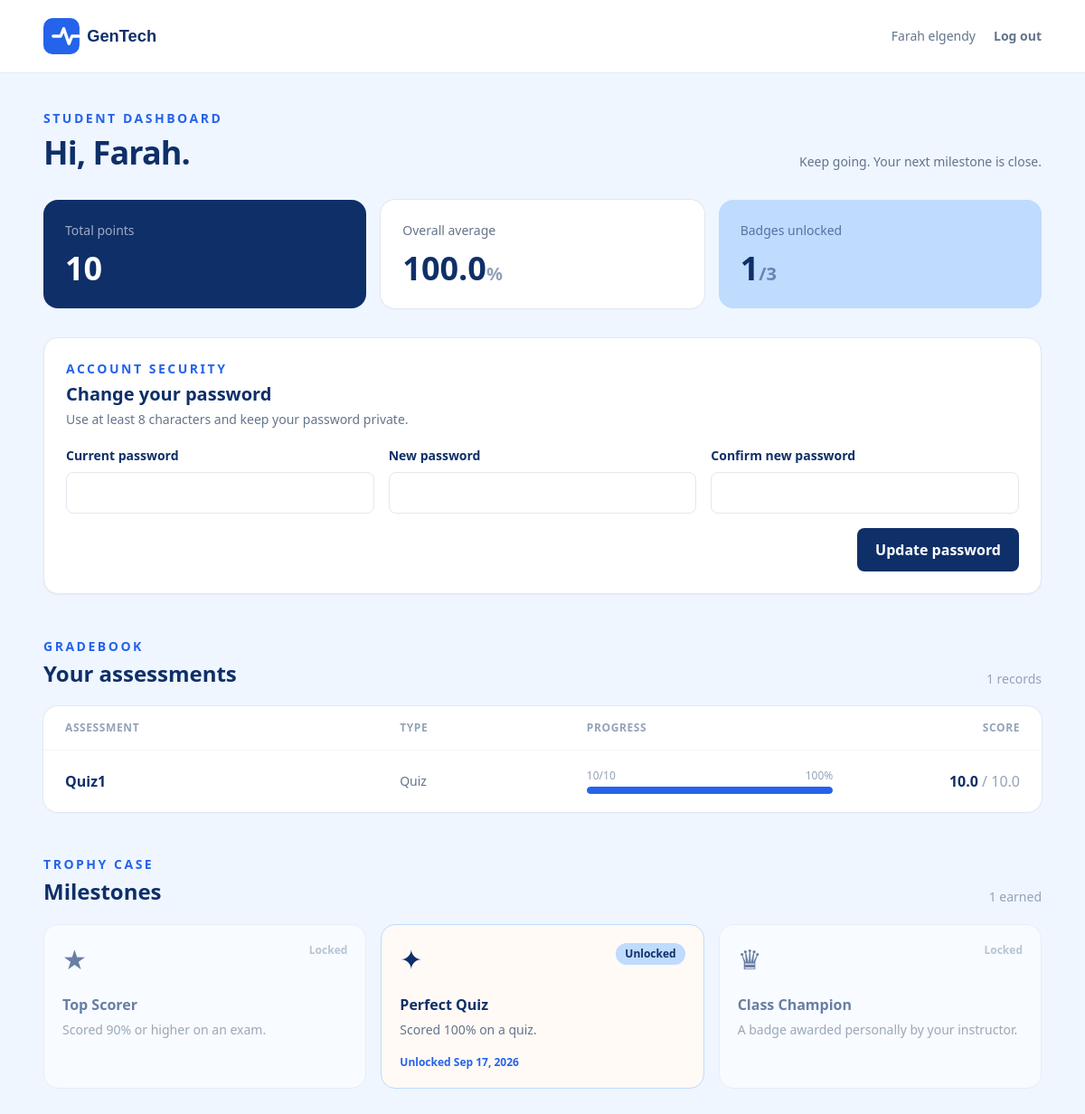
Page /dashboard (signed in) on the committed database.
### app.py (models this page shows, shortened)
class User(db.Model):
    id = db.Column(db.Integer, primary_key=True)
    student_id = db.Column(db.String(50), unique=True, nullable=False, index=True)
    name = db.Column(db.String(120), nullable=False)
    email = db.Column(db.String(160), unique=True, nullable=True)
    password_hash = db.Column(db.String(255), nullable=False)
    role = db.Column(db.String(20), nullable=False, default="student")
    grades = db.relationship("Grade", back_populates="student", cascade="all, delete-orphan")
    badges = db.relationship("StudentBadge", back_populates="student", cascade="all, delete-orphan")

class Grade(db.Model):
    id = db.Column(db.Integer, primary_key=True)
    student_id = db.Column(db.Integer, db.ForeignKey("user.id"), nullable=False)
    assessment_id = db.Column(db.Integer, db.ForeignKey("assessment.id"), nullable=False)
    score = db.Column(db.Float, nullable=False)
    student = db.relationship("User", back_populates="grades")
    assessment = db.relationship("Assessment", back_populates="grades")
    __table_args__ = (UniqueConstraint("student_id", "assessment_id", name="uq_student_assessment"),)

class Assessment(db.Model):
    id = db.Column(db.Integer, primary_key=True)
    title = db.Column(db.String(160), nullable=False)
    type = db.Column(db.String(20), nullable=False)
    max_score = db.Column(db.Float, nullable=False)
    grades = db.relationship("Grade", back_populates="assessment", cascade="all, delete-orphan")
    __table_args__ = (UniqueConstraint("title", "type", name="uq_assessment_title_type"),)

class Badge(db.Model):
    id = db.Column(db.Integer, primary_key=True)
    name = db.Column(db.String(100), unique=True, nullable=False)
    description = db.Column(db.String(255), nullable=False)
    icon_name = db.Column(db.String(20), nullable=False, default="award")
    criteria_type = db.Column(db.String(30), nullable=False, default="manual")
    awards = db.relationship("StudentBadge", back_populates="badge", cascade="all, delete-orphan")

class StudentBadge(db.Model):
    id = db.Column(db.Integer, primary_key=True)
    student_id = db.Column(db.Integer, db.ForeignKey("user.id"), nullable=False)
    badge_id = db.Column(db.Integer, db.ForeignKey("badge.id"), nullable=False)
    unlocked_at = db.Column(db.DateTime, nullable=False, default=datetime.utcnow)
    student = db.relationship("User", back_populates="badges")
    badge = db.relationship("Badge", back_populates="awards")
    __table_args__ = (UniqueConstraint("student_id", "badge_id", name="uq_student_badge"),)

### app.py (the view)
@app.get("/dashboard")
@login_required
def dashboard():
    user = current_user()
    grades = Grade.query.filter_by(student_id=user.id).join(Assessment).order_by(Assessment.type, Assessment.title).all()
    total_points = sum(grade.score for grade in grades)
    possible_points = sum(grade.assessment.max_score for grade in grades)
    average = total_points / possible_points * 100 if possible_points else 0
    all_badges = Badge.query.order_by(Badge.id).all()
    unlocked = {award.badge_id: award for award in user.badges}
    return render_template("dashboard.html", user=user, grades=grades, average=average, total_points=total_points, all_badges=all_badges, unlocked=unlocked)

### app.py (called while the page is built)
def current_user():
    user_id = session.get("user_id")
    return db.session.get(User, user_id) if user_id else None

@app.context_processor
def inject_user():
    return {"current_user": current_user()}

def login_required(view):
    @wraps(view)
    def wrapped(*args, **kwargs):
        if not current_user():
            return redirect(url_for("login"))
        return view(*args, **kwargs)
    return wrapped

### templates/dashboard.html (shortened to what this page needs)
<!doctype html>
<html lang="en">
<head><meta charset="utf-8"><meta name="viewport" content="width=device-width, initial-scale=1"><title>Dashboard | GenTech</title><script src="https://cdn.tailwindcss.com"></script></head>
<body class="min-h-screen bg-blue-50 text-[#0f2f68]">
  <header class="border-b border-blue-100 bg-white"><div class="mx-auto flex max-w-6xl items-center justify-between px-6 py-5"><a href="{{ url_for('dashboard') }}"><img src="{{ url_for('static', filename='logo-placeholder.svg') }}" alt="GenTech" class="h-10 w-auto"></a><div class="flex items-center gap-5"><span class="hidden text-sm text-slate-500 sm:block">{{ user.name }}</span>{% if user.role == 'admin' %}<a href="{{ url_for('admin') }}" class="text-sm font-bold text-blue-600">Admin</a>{% endif %}<a href="{{ url_for('logout') }}" class="text-sm font-semibold text-slate-500 hover:text-blue-800">Log out</a></div></div></header>
  <main class="mx-auto max-w-6xl px-6 py-10">
    <div class="flex flex-col justify-between gap-3 sm:flex-row sm:items-end"><div><p class="text-sm font-bold uppercase tracking-[.18em] text-[#2563eb]">Student dashboard</p><h1 class="mt-2 text-4xl font-black tracking-tight">Hi, {{ user.name.split(' ')[0] }}.</h1></div><p class="text-sm text-slate-500">Keep going. Your next milestone is close.</p></div>
    <section class="mt-8 grid gap-4 sm:grid-cols-3"><div class="rounded-2xl bg-[#0f2f68] p-6 text-white"><p class="text-sm text-white/60">Total points</p><p class="mt-3 text-4xl font-black">{{ '%.0f'|format(total_points) }}</p></div><div class="rounded-2xl bg-white p-6 shadow-sm ring-1 ring-slate-200"><p class="text-sm text-slate-500">Overall average</p><p class="mt-3 text-4xl font-black">{{ '%.1f'|format(average) }}<span class="text-xl text-slate-400">%</span></p></div><div class="rounded-2xl bg-[#bfdbfe] p-6"><p class="text-sm text-[#0f2f68]/60">Badges unlocked</p><p class="mt-3 text-4xl font-black">{{ unlocked|length }}<span class="text-xl text-[#0f2f68]/50">/{{ all_badges|length }}</span></p></div></section>
    <section class="mt-8 rounded-2xl border border-slate-200 bg-white p-6 shadow-sm"><div class="flex flex-col justify-between gap-2 sm:flex-row sm:items-center"><div><p class="text-sm font-bold uppercase tracking-[.18em] text-[#2563eb]">Account security</p><h2 class="mt-1 text-xl font-black">Change your password</h2><p class="mt-1 text-sm text-slate-500">Use at least 8 characters and keep your password private.</p></div></div><form method="post" action="{{ url_for('change_password') }}" class="mt-5 grid gap-4 md:grid-cols-3"><label class="text-sm font-semibold">Current password<input name="current_password" type="password" required autocomplete="current-password" class="mt-2 w-full rounded-lg border border-slate-200 p-3 outline-none ring-[#2563eb] focus:ring-2"></label><label class="text-sm font-semibold">New password<input name="new_password" type="password" minlength="8" required autocomplete="new-password" class="mt-2 w-full rounded-lg border border-slate-200 p-3 outline-none ring-[#2563eb] focus:ring-2"></label><label class="text-sm font-semibold">Confirm new password<input name="confirm_password" type="password" minlength="8" required autocomplete="new-password" class="mt-2 w-full rounded-lg border border-slate-200 p-3 outline-none ring-[#2563eb] focus:ring-2"></label><button class="rounded-lg bg-[#0f2f68] px-5 py-3 font-bold text-white hover:bg-slate-700 md:col-span-3 md:justify-self-end">Update password</button></form></section>
    <section class="mt-12"><div class="flex items-end justify-between"><div><p class="text-sm font-bold uppercase tracking-[.18em] text-[#2563eb]">Gradebook</p><h2 class="mt-1 text-2xl font-black">Your assessments</h2></div><span class="text-sm text-slate-400">{{ grades|length }} records</span></div><div class="mt-5 overflow-hidden rounded-2xl bg-white shadow-sm ring-1 ring-slate-200"><div class="hidden grid-cols-[1.3fr_.7fr_1fr_.7fr] gap-4 border-b border-slate-100 px-6 py-4 text-xs font-bold uppercase tracking-wider text-slate-400 sm:grid"><span>Assessment</span><span>Type</span><span>Progress</span><span class="text-right">Score</span></div>{% for grade in grades %}<div class="grid gap-3 border-b border-slate-100 px-6 py-5 last:border-0 sm:grid-cols-[1.3fr_.7fr_1fr_.7fr] sm:items-center sm:gap-4"><div><p class="font-bold">{{ grade.assessment.title }}</p><p class="text-xs text-slate-400 sm:hidden">{{ grade.assessment.type|capitalize }}</p></div><span class="hidden text-sm capitalize text-slate-500 sm:block">{{ grade.assessment.type }}</span><div><div class="mb-1 flex justify-between text-xs text-slate-400"><span>{{ '%.0f'|format(grade.score) }}/{{ '%.0f'|format(grade.assessment.max_score) }}</span><span>{{ '%.0f'|format(grade.score / grade.assessment.max_score * 100) }}%</span></div><div class="h-2 overflow-hidden rounded-full bg-slate-100"><div class="h-full rounded-full bg-[#2563eb]" style="width: {{ [grade.score / grade.assessment.max_score * 100, 100]|min }}%"></div></div></div><p class="text-left font-black sm:text-right">{{ '%.1f'|format(grade.score) }} <span class="font-normal text-slate-400">/ {{ '%.1f'|format(grade.assessment.max_score) }}</span></p></div>{% else %}<p class="px-6 py-10 text-center text-slate-500">Your first grade will appear here.</p>{% endfor %}</div></section>
    <section class="mt-12"><p class="text-sm font-bold uppercase tracking-[.18em] text-[#2563eb]">Trophy case</p><div class="mt-1 flex items-end justify-between"><h2 class="text-2xl font-black">Milestones</h2><span class="text-sm text-slate-400">{{ unlocked|length }} earned</span></div><div class="mt-5 grid gap-4 sm:grid-cols-2 lg:grid-cols-3">{% for badge in all_badges %}{% set award = unlocked.get(badge.id) %}<article class="rounded-2xl border p-5 {% if award %}border-[#bfdbfe] bg-[#fffaf6]{% else %}border-slate-200 bg-white opacity-60{% endif %}"><div class="flex items-start justify-between"><span class="text-3xl">{% if badge.icon_name == 'star' %}★{% elif badge.icon_name == 'sparkles' %}✦{% else %}♛{% endif %}</span>{% if award %}<span class="rounded-full bg-[#bfdbfe] px-2.5 py-1 text-xs font-bold">Unlocked</span>{% else %}<span class="text-xs font-semibold text-slate-400">Locked</span>{% endif %}</div><h3 class="mt-5 font-black">{{ badge.name }}</h3><p class="mt-1 text-sm leading-6 text-slate-500">{{ badge.description }}</p>{% if award %}<p class="mt-4 text-xs font-semibold text-[#2563eb]">Unlocked {{ award.unlocked_at.strftime('%b %d, %Y') if award.unlocked_at else '' }}</p>{% endif %}</article>{% endfor %}</div></section>
  </main>
</body>
</html>

### rows in the picture
User: name "Farah elgendy", name "Farah"
Grade: assessment "Quiz1", assessment.type "Quiz", score "10", grade.score/grade.assessment.max_score*100 "100", {{ [grade.score / grade.assessment.max_score * 100, 100]|min }} 100.0 (drawn), score "10.0"
Assessment: assessment.max_score "10", assessment.max_score "10.0"
Badge: shows "Locked", name "Top Scorer", description "Scored 90% or higher on an exam."
Badge: shows "Unlocked", name "Perfect Quiz", description "Scored 100% on a quiz."
StudentBadge: unlocked_at "Sep 17, 2026"
Badge: shows "Locked", name "Class Champion", description "A badge awarded personally by your instructor."

### other values in the picture
{{ '%.0f'|format(total_points) }} "10"
{{ '%.1f'|format(average) }} "100.0"
{{ unlocked|length }} "1"
{{ all_badges|length }} "3"
{{ grades|length }} "1"
